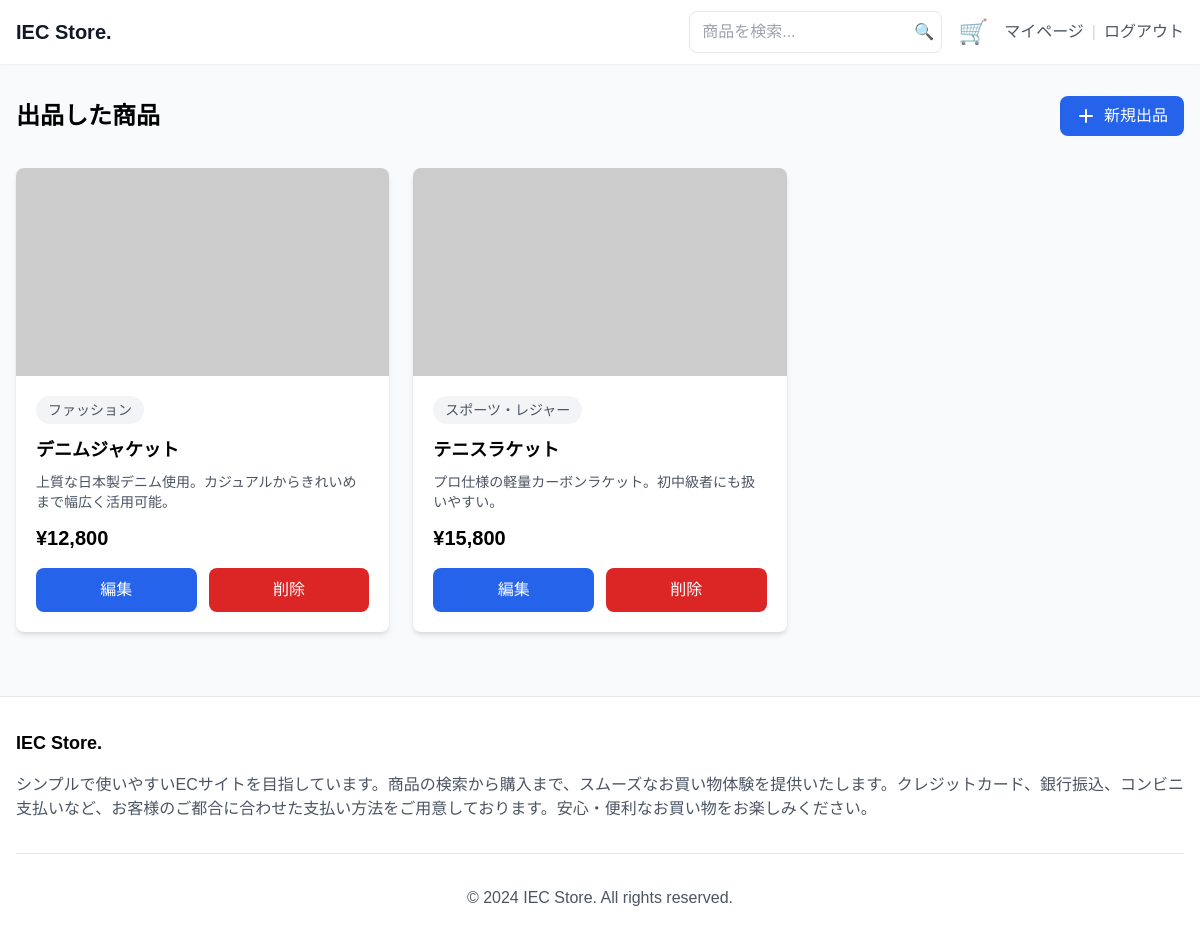
Screenshot of /profile.php (signed in) with the database file from the repository.
### tables this page shows
CREATE TABLE `products` (
  `id` int(11) NOT NULL,
  `user_id` int(11) NOT NULL,
  `name` varchar(100) NOT NULL,
  `description` text DEFAULT NULL,
  `price` int(11) NOT NULL,
  `image_path` varchar(255) DEFAULT NULL,
  `status` enum('active','sold','hidden') DEFAULT 'active',
  `created_at` timestamp NOT NULL DEFAULT current_timestamp(),
  `updated_at` timestamp NOT NULL DEFAULT current_timestamp() ON UPDATE current_timestamp(),
  `category_id` int(11) DEFAULT NULL
);

CREATE TABLE `categories` (
  `id` int(11) NOT NULL,
  `name` varchar(50) NOT NULL
);

### includes/functions.php (called while the page is built, shortened)
<?php
function h($str)
{
    return htmlspecialchars($str, ENT_QUOTES, 'UTF-8');
}
function format_price($price)
{
    return '¥' . number_format($price);
}

### profile.php (the view, shortened to what this page needs)
<?php
require_once 'includes/functions.php';
try {
    $pdo = get_db_connection();
    $stmt = $pdo->prepare("
        SELECT p.*, c.name as category_name
        FROM products p
        LEFT JOIN categories c ON p.category_id = c.id
        WHERE p.user_id = :user_id
        ORDER BY p.created_at DESC
    ");
    $stmt->execute([':user_id' => $_SESSION['user_id']]);
    $products = $stmt->fetchAll(PDO::FETCH_ASSOC);
} catch (PDOException $e) {
    exit('データベースエラー: ' . $e->getMessage());
}
include 'includes/head.php';
?>
<body class="bg-gray-50 flex flex-col min-h-screen">
    <?php include 'includes/header.php'; ?>
    <main class="max-w-7xl mx-auto px-4 py-6 sm:py-8">
        <div class="flex flex-col sm:flex-row sm:items-center sm:justify-between gap-4 mb-6 sm:mb-8">
            <h2 class="text-2xl font-bold">出品した商品</h2>
            <a href="create_product.php"
                class="inline-flex items-center justify-center px-4 py-3 sm:py-2 bg-blue-600 text-white rounded-lg hover:bg-blue-700 transition-colors duration-200">
                <svg xmlns="http://www.w3.org/2000/svg" class="h-5 w-5 mr-2" viewBox="0 0 20 20" fill="currentColor">
                    <path fill-rule="evenodd" d="M10 3a1 1 0 011 1v5h5a1 1 0 110 2h-5v5a1 1 0 11-2 0v-5H4a1 1 0 110-2h5V4a1 1 0 011-1z" clip-rule="evenodd" />
                </svg>
                新規出品
            </a>
        </div>
        <?php if (empty($products)): ?>
            <div class="bg-white rounded-lg shadow-md p-6 sm:p-8 text-center">
                <p class="text-gray-600 mb-6">出品した商品はありません</p>
                <a href="create_product.php"
                    class="inline-flex items-center justify-center px-6 py-3 bg-blue-600 text-white rounded-lg hover:bg-blue-700 transition-colors duration-200">
                    <svg xmlns="http://www.w3.org/2000/svg" class="h-5 w-5 mr-2" viewBox="0 0 20 20" fill="currentColor">
                        <path fill-rule="evenodd" d="M10 3a1 1 0 011 1v5h5a1 1 0 110 2h-5v5a1 1 0 11-2 0v-5H4a1 1 0 110-2h5V4a1 1 0 011-1z" clip-rule="evenodd" />
                    </svg>
                    商品を出品する
                </a>
            </div>
        <?php else: ?>
            <div class="grid grid-cols-1 sm:grid-cols-2 lg:grid-cols-3 xl:grid-cols-4 gap-4 sm:gap-6">
                <?php foreach ($products as $product): ?>
                    <div class="bg-white rounded-lg shadow-md hover:shadow-lg transition-shadow duration-200">
                        <img src="<?php echo h($product['image_path']); ?>"
                            alt="<?php echo h($product['name']); ?>"
                            class="w-full h-48 sm:h-52 object-cover rounded-t-lg">
                        <div class="p-4 sm:p-5">
                            <div class="mb-3">
                                <span class="inline-block bg-gray-100 rounded-full px-3 py-1 text-sm text-gray-600">
                                    <?php echo h($product['category_name']); ?>
                                </span>
                            </div>
                            <h3 class="text-lg font-semibold mb-2 line-clamp-2">
                                <?php echo h($product['name']); ?>
                            </h3>
                            <p class="text-gray-600 mb-3 text-sm line-clamp-2">
                                <?php echo h($product['description']); ?>
                            </p>
                            <p class="text-xl font-bold mb-4">
                                <?php echo format_price($product['price']); ?>
                            </p>
                            <div class="flex gap-3">
                                <a href="edit_product.php?id=<?php echo $product['id']; ?>"
                                    class="flex-1 bg-blue-600 text-white py-3 sm:py-2.5 rounded-lg text-center hover:bg-blue-700 transition-colors duration-200">
                                    編集
                                </a>
                                <a href="delete_product.php?id=<?php echo $product['id']; ?>"
                                    onclick="return confirm('本当に削除しますか？')"
                                    class="flex-1 bg-red-600 text-white py-3 sm:py-2.5 rounded-lg text-center hover:bg-red-700 transition-colors duration-200">
                                    削除
                                </a>
                            </div>
                        </div>
                    </div>
                <?php endforeach; ?>
            </div>
        <?php endif; ?>
    </main>
    <?php include 'includes/footer.php'; ?>
</body>
</html>

### style.css (style rules this page uses)
body { font-family: "Noto Sans JP", sans-serif; margin: 0; padding: 0; box-sizing: border-box; }

### rows the page displays
products: category.name "ファッション", name "デニムジャケット", description "上質な日本製デニム使用。カジュアルからきれいめまで幅広く活用可能。", price "¥12,800"
products: category.name "スポーツ・レジャー", name "テニスラケット", description "プロ仕様の軽量カーボンラケット。初中級者にも扱いやすい。", price "¥15,800"
